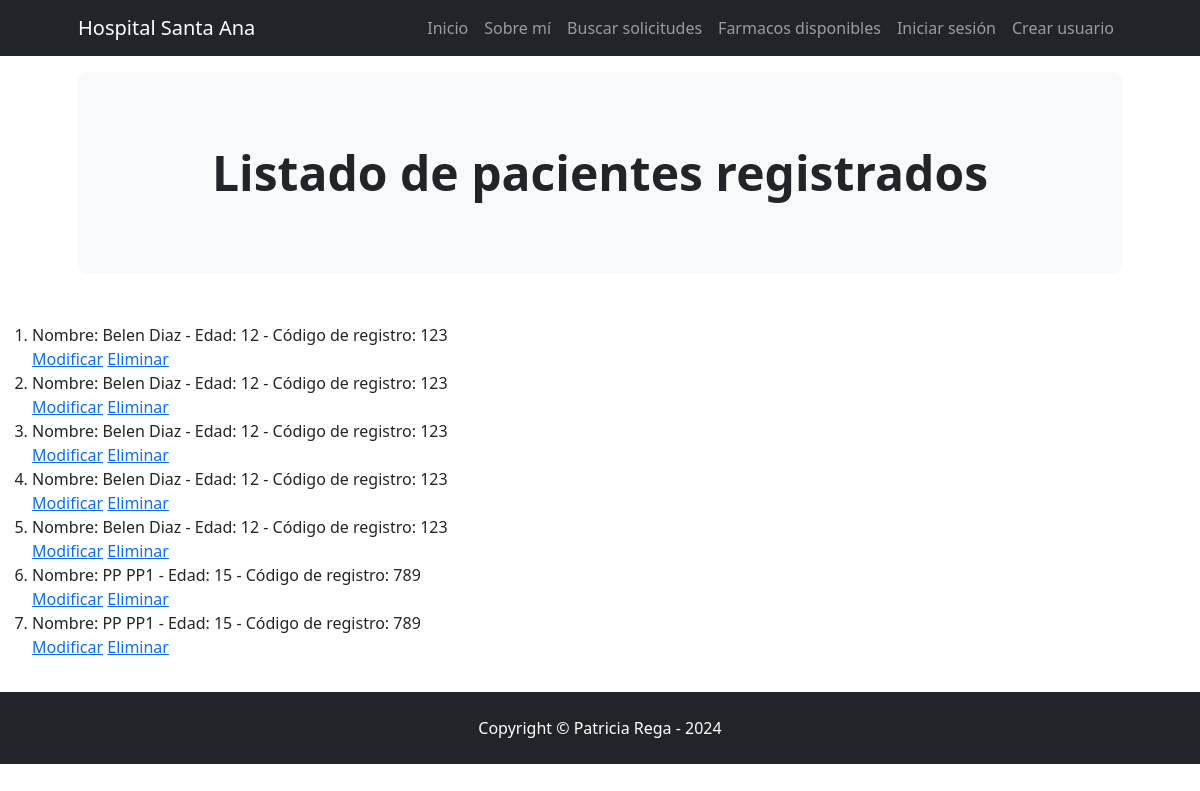
The app's page /AppCoder/ver_pacientes/, older data.
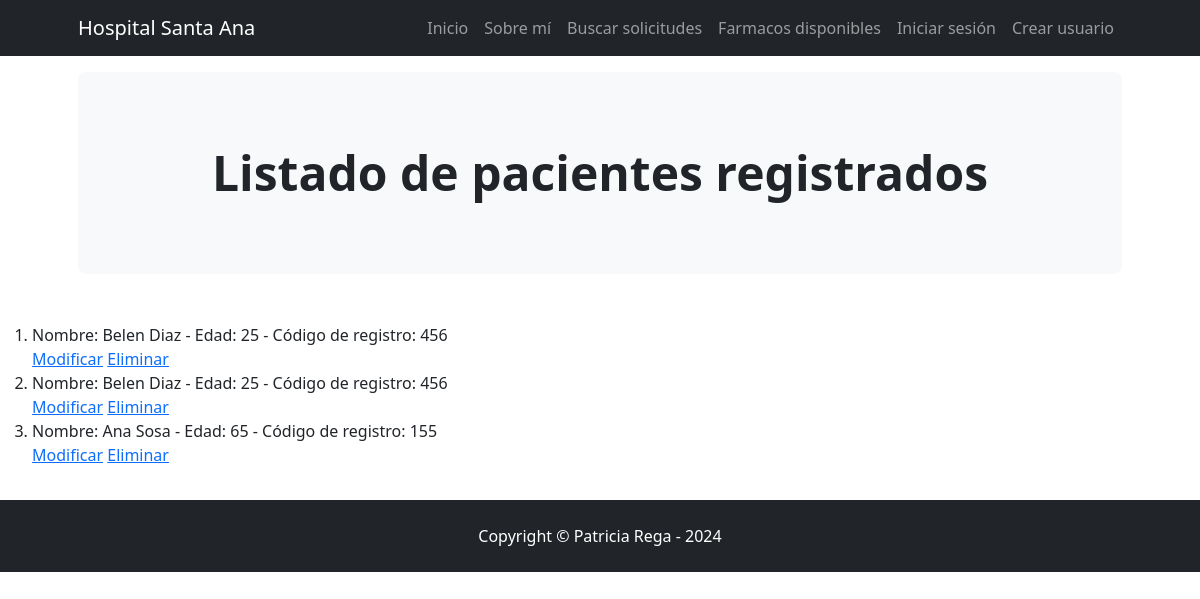
The same page, newer data.
### AppCoder/models.py (models this page shows, shortened)
class Paciente(models.Model):
    nombre = models.CharField(max_length=30)
    apellido = models.CharField(max_length=30)
    edad = models.IntegerField()
    cod_paciente = models.CharField(max_length=10)

### AppCoder/views.py (the view)
# urls.py: path("ver_pacientes/", ver_pacientes, name = 'ver pacientes'),
def ver_pacientes(request):
    todos_pacientes = Paciente.objects.all()
    return render(request, "ver_pacientes.html", {"total":todos_pacientes})

### AppCoder/templates/ver_pacientes.html
{% extends "padre.html" %}
{% block encabezado %}
Listado de pacientes registrados
{% endblock %}
{%block cuerpo%}
<ol>
    {% for valor in total %}
    <li> Nombre: {{valor.nombre}} {{valor.apellido}} - Edad: {{valor.edad}} - Código de registro: {{valor.cod_paciente}} </li>
    <a href="{% url 'Editar paciente' valor.id %}">Modificar</a>
    <a href="{% url 'Eliminar paciente' valor.id %}">Eliminar</a>
    {% endfor %}
</ol>
{% endblock %}

### AppCoder/templates/padre.html (shortened to what this page needs)
<!DOCTYPE html>
<html lang="en">
<head>
    {% load static %}
    <link href="https://cdn.jsdelivr.net/npm/bootstrap-icons@1.4.1/font/bootstrap-icons.css" rel="stylesheet" />
    <link href="{% static '/css/styles.css' %}" rel="stylesheet" />
</head>
<body>
<nav class="navbar navbar-expand-lg navbar-dark bg-dark">
    <div class="container px-lg-5">
        <a class="navbar-brand" href="{% url 'Inicio'%}">Hospital Santa Ana</a>
        <div class="collapse navbar-collapse" id="navbarSupportedContent">
            <ul class="navbar-nav ms-auto mb-2 mb-lg-0">
                <li class="nav-item"><a class="nav-link" aria-current="page" href="{% url 'Inicio'%}">Inicio</a></li>
                <li class="nav-item"><a class="nav-link" href="{% url 'Sobre mi'%}">Sobre mí</a></li>
                <li class="nav-item"><a class="nav-link" href="{% url 'buscar solicitudes'%}">Buscar solicitudes</a></li>
                <li class="nav-item"><a class="nav-link" href="{% url 'ver farmaco'%}">Farmacos disponibles</a></li>
                {% if user.is_authenticated %}
                    <li class="nav-item">
                        <div class="d-flex align-items-center">
                            <div class="avatar-circle">
                                {% if request.user.avatar %}
                                <img src="{{ request.user.avatar.imagen.url }}" alt="" height="40px"/>
                                {%endif%}
                            </div>
                            <span class="nav-link">Hola, {{ user.username }}</span>
                        </div>
                    </li>
                    <li class="nav-item"><a class="nav-link" href="{% url 'Cerrar sesion'%}">Cerrar sesión</a></li>
                {% else %}
                    <li class="nav-item"><a class="nav-link" href="{% url 'Iniciar sesion'%}?next={{ request.path }}">Iniciar sesión</a></li>
                    <li class="nav-item"><a class="nav-link" href="{% url 'Crear usuario'%}">Crear usuario</a></li>
                {% endif %}
            </ul>
        </div>
    </div>
</nav>
<header class="py-3">
    <div class="container px-lg-5">
        <div class="p-4 p-lg-5 bg-light rounded-3 text-center">
            <div class="m-4 m-lg-4">
                <h1 class="display-5 fw-bold">
                    {% block encabezado %}
                    {% endblock %}
                </h1>
            </div>
        </div>
    </div>
</header>
<hr style="border: none; border-top: 1px solid transparent;">
<div>
    {% block cuerpo %}
    {% endblock %}
</div>
<hr style="border: none; border-top: 1px solid transparent;">
<footer class="py-4 bg-dark">
    <div class="container"><p class="m-0 text-center text-white">Copyright &copy; Patricia Rega - 2024</p></div>
</footer>
</body>
</html>

Row changes from the older to the newer data that the page shows:
removed Paciente: nombre "Belen", apellido "Diaz", edad "12", cod_paciente "123"
removed Paciente: nombre "Belen", apellido "Diaz", edad "12", cod_paciente "123"
removed Paciente: nombre "Belen", apellido "Diaz", edad "12", cod_paciente "123"
removed Paciente: nombre "PP", apellido "PP1", edad "15", cod_paciente "789"
removed Paciente: nombre "PP", apellido "PP1", edad "15", cod_paciente "789"
changed Paciente (number 1 of 3 on the later page): edad "12" → "25"; cod_paciente "123" → "456"
changed Paciente (number 2 of 3 on the later page): edad "12" → "25"; cod_paciente "123" → "456"
added Paciente: nombre "Ana", apellido "Sosa", edad "65", cod_paciente "155"
